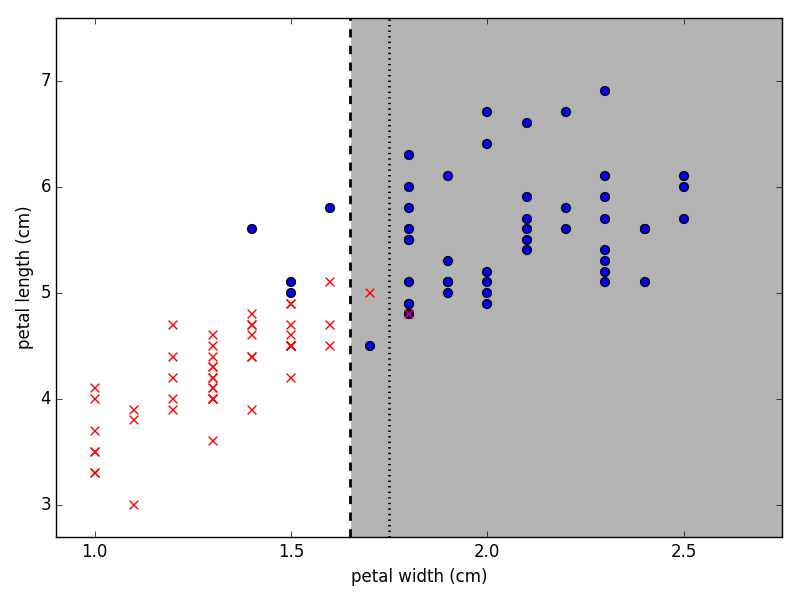

Here is the Python script that generated this plot:
COLOUR_FIGURE = False

from matplotlib import pyplot as plt
from sklearn.datasets import load_iris
data = load_iris()
features = data.data
feature_names = data.feature_names
target = data.target
target_names = data.target_names

# We use NumPy fancy indexing to get an array of strings:
labels = target_names[target]

is_setosa = (labels == 'setosa')
features = features[~is_setosa]
labels = labels[~is_setosa]
is_virginica = (labels == 'virginica')

# Hand fixed thresholds:
t = 1.65
t2 = 1.75

# Features to use: 3 & 2
f0, f1 = 3, 2

if COLOUR_FIGURE:
    area1c = (1., .8, .8)
    area2c = (.8, .8, 1.)
else:
    area1c = (1., 1, 1)
    area2c = (.7, .7, .7)

# Plot from 90% of smallest value to 110% of largest value
# (all feature values are positive, otherwise this would not work very well)

x0 = features[:, f0].min() * .9
x1 = features[:, f0].max() * 1.1

y0 = features[:, f1].min() * .9
y1 = features[:, f1].max() * 1.1

fig,ax = plt.subplots()
ax.fill_between([t, x1], [y0, y0], [y1, y1], color=area2c)
ax.fill_between([x0, t], [y0, y0], [y1, y1], color=area1c)
ax.plot([t, t], [y0, y1], 'k--', lw=2)
ax.plot([t2, t2], [y0, y1], 'k:', lw=2)
ax.scatter(features[is_virginica, f0],
            features[is_virginica, f1], c='b', marker='o', s=40)
ax.scatter(features[~is_virginica, f0],
            features[~is_virginica, f1], c='r', marker='x', s=40)
ax.set_ylim(y0, y1)
ax.set_xlim(x0, x1)
ax.set_xlabel(feature_names[f0])
ax.set_ylabel(feature_names[f1])
fig.tight_layout()
fig.savefig('figure2.png')